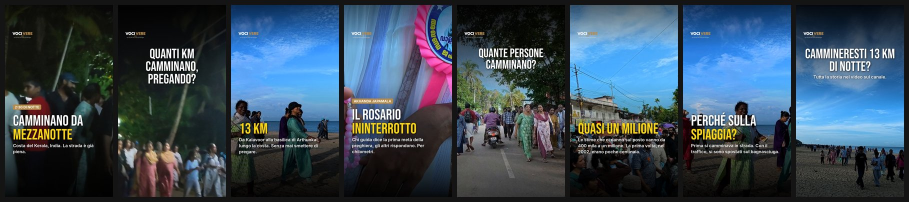
#> input picture copioni/stories/arthunkal_set1_cammino_anteprima.jpg, 1818 x 404 px (shown at 1/2 size)
$ python -i stories.py   (imports and definitions only)
#> lines starting #> are read from the running program, lines starting #| are printed output that depends on the picture
# Storie IG 9:16 (1080x1920) dal lungo montato: foto + testo + spazio per quiz/sondaggio/box domande.
#   python3 copioni/stories/stories.py   (dalla radice; lunghi in work/stories/, scaricati da Drive montati/<video>)
import os, subprocess, sys
from PIL import Image, ImageDraw, ImageFont, ImageEnhance, ImageFilter
import numpy as np
W,H=1080,1920
TOP,BOT=260,380   # zone coperte dall'interfaccia di IG (barra profilo in alto, risposta in basso)
BEBAS='assets/fonts/BebasNeue-Regular.ttf'  # OFL, da google/fonts
INTER='/usr/share/fonts/opentype/inter/Inter-SemiBold.otf'
INTERB='/usr/share/fonts/opentype/inter/Inter-Bold.otf'
LOGO='assets/brand/logo_vocivere_trasparente_chiaro.png'
YEL=(255,214,10); WHITE=(255,255,255); GOLD=(182,138,75)
SRC={'mercato':'work/stories/VociVere_mercato_long_v6_3840x2160.mp4','arthunkal':'work/stories/VociVere_arthunkal_long_4K.mp4',
     'te':'work/te_copy/VociVere_te_long_4K.mp4'}

# [5 lines left out: function frame, not called in this run]

def crop916(path,cx=.5,zoom=1.0,cy=.5):
    # il lungo ha i sottotitoli impressi in basso: si usa solo l'82% alto del fotogramma
#> called with path = 'arthunkal_set1_cammino_anteprima.jpg', cx = 0.5, zoom = 1, cy = 0.5
    im=Image.open(path).convert('RGB'); w,h=im.size; uh=int(h*0.82); ch=int(uh/zoom); cw=int(ch*9/16)
#> in crop916, im is the input picture: PIL image 1818x404 RGB; mean R, G, B 56.9, 74, 89.4
#> after `w, h = im.size`: w = 1818; h = 404
#> after `uh = int(h * 0.82)`: uh = 331
#> after `ch = int(uh / zoom)`: ch = 331
#> after `cw = int(ch * 9 / 16)`: cw = 186
    x=int((w-cw)*cx); y=int((uh-ch)*cy); im=im.crop((x,y,x+cw,y+ch)).resize((W,H),Image.LANCZOS)
#> after `x = int((w - cw) * cx)`: x = 816
#> after `y = int((uh - ch) * cy)`: y = 0
#> after `im = im.crop((x, y, x + cw, y + ch)).resize((W, H), Image.LANCZOS)`:
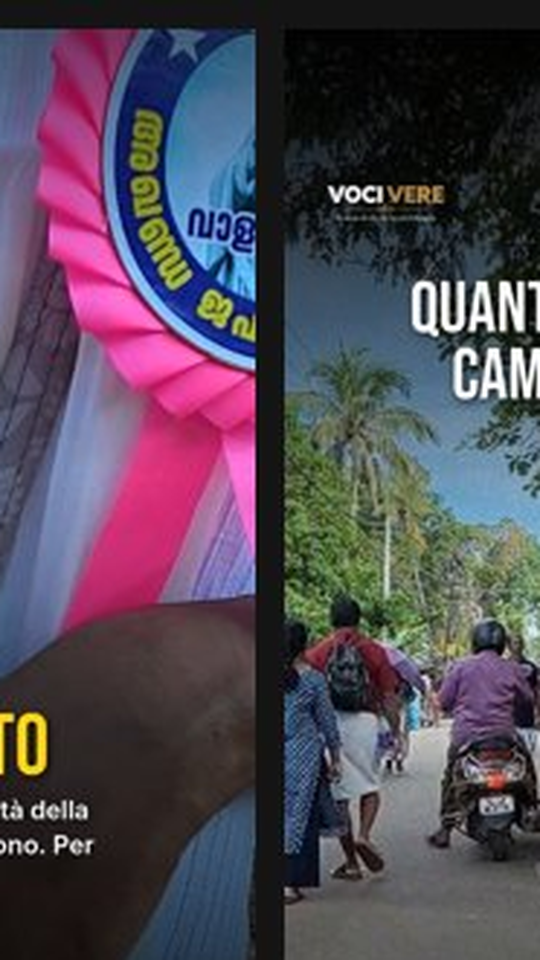
#> im: PIL image 1080x1920 RGB (shown at 1/2 size); mean R, G, B 80.7, 71, 84.6
    im=ImageEnhance.Contrast(im).enhance(1.06); return ImageEnhance.Color(im).enhance(1.1)

# [17 lines left out: functions grad, wrap, not called in this run]

def drop(base,fn,r=8,op=210):
    sh=Image.new('RGBA',base.size,(0,0,0,0)); fn(ImageDraw.Draw(sh),(0,0,0,op),4)
    base.alpha_composite(sh.filter(ImageFilter.GaussianBlur(r))); fn(ImageDraw.Draw(base),None,0)

# [43 lines left out: functions block, height, story, build, not called in this run]

M,A,T='mercato','arthunkal','te'
ONLY=sys.argv[1:]  # es. python3 copioni/stories/stories.py te
_build=build
def build(video,*a):
    if not ONLY or video in ONLY: _build(video,*a)
# [64 lines not run here, left out]

>>> result = crop916('arthunkal_set1_cammino_anteprima.jpg')

$ run again, on copioni/stories/te_set1_raccolta_anteprima.jpg
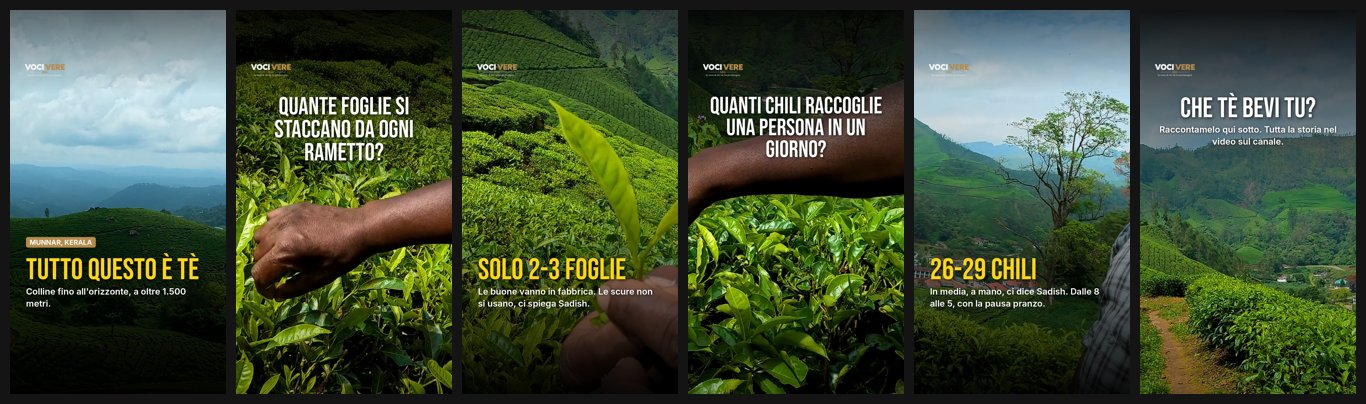
#> input picture copioni/stories/te_set1_raccolta_anteprima.jpg, 1366 x 404 px
#> in crop916, im is the input picture: PIL image 1366x404 RGB; mean R, G, B 64.6, 78.2, 53.9
#> in crop916, `im = im.crop((x, y, x + cw, y + ch)).resize((W, H), Image.LANCZOS)`:
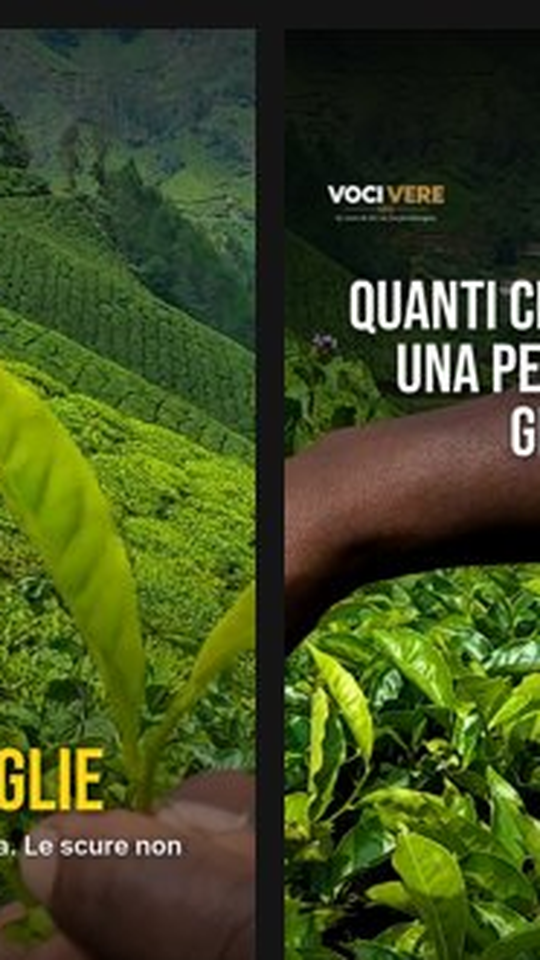
#> im: PIL image 1080x1920 RGB (shown at 1/2 size); mean R, G, B 63.1, 75.9, 32.5

$ run again, on copioni/stories/te_set2_storia_anteprima.jpg
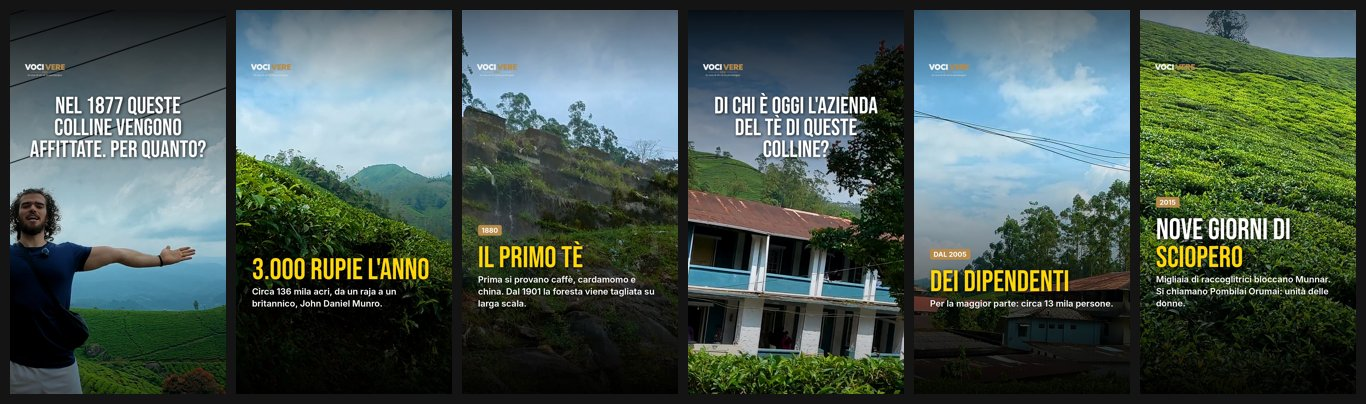
#> input picture copioni/stories/te_set2_storia_anteprima.jpg, 1366 x 404 px
#> in crop916, im is the input picture: PIL image 1366x404 RGB; mean R, G, B 72.8, 88, 80.7
#> in crop916, `im = im.crop((x, y, x + cw, y + ch)).resize((W, H), Image.LANCZOS)`:
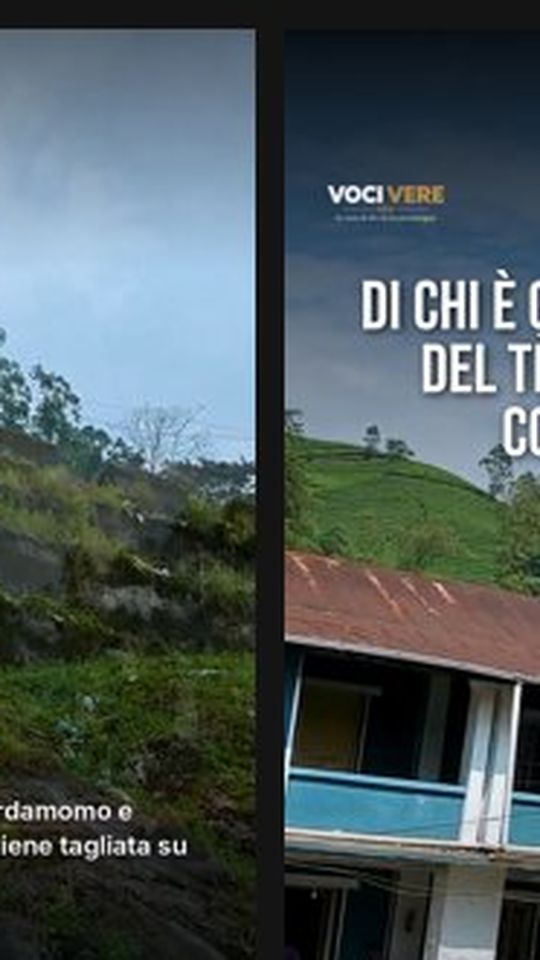
#> im: PIL image 1080x1920 RGB (shown at 1/2 size); mean R, G, B 75.8, 88.4, 90.6

$ run again, on copioni/stories/te_set3_piante_chai_anteprima.jpg
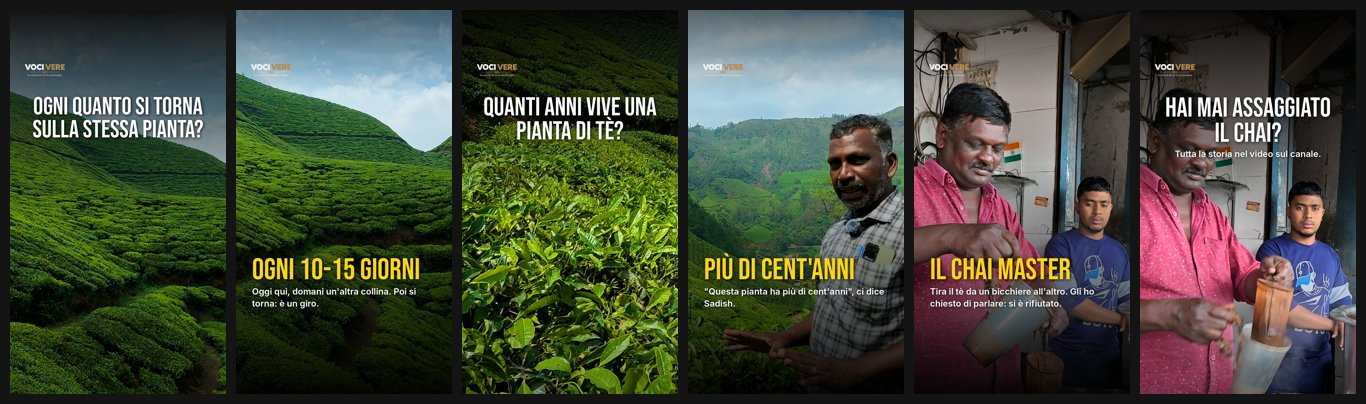
#> input picture copioni/stories/te_set3_piante_chai_anteprima.jpg, 1366 x 404 px
#> in crop916, im is the input picture: PIL image 1366x404 RGB; mean R, G, B 68.1, 73, 57.4
#> in crop916, `im = im.crop((x, y, x + cw, y + ch)).resize((W, H), Image.LANCZOS)`:
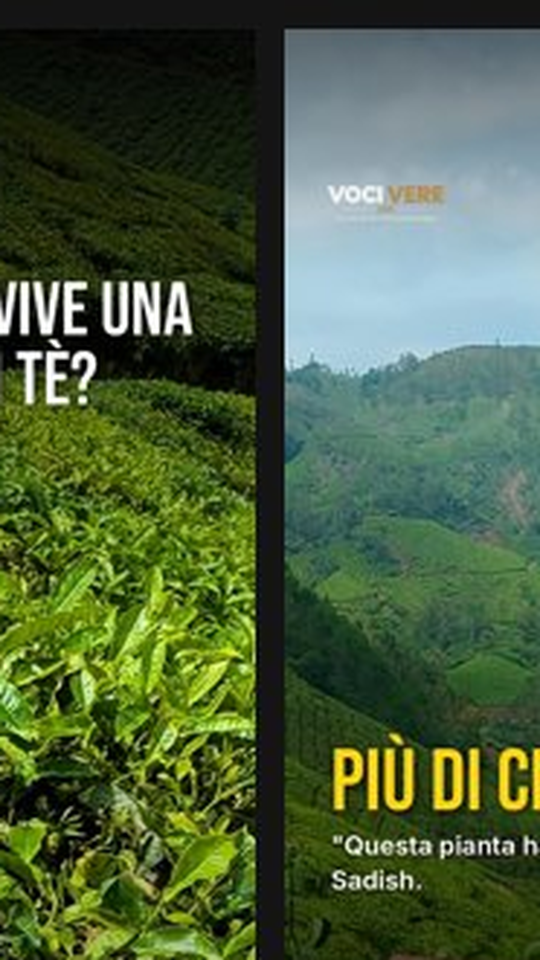
#> im: PIL image 1080x1920 RGB (shown at 1/2 size); mean R, G, B 75.2, 95.2, 61.5
